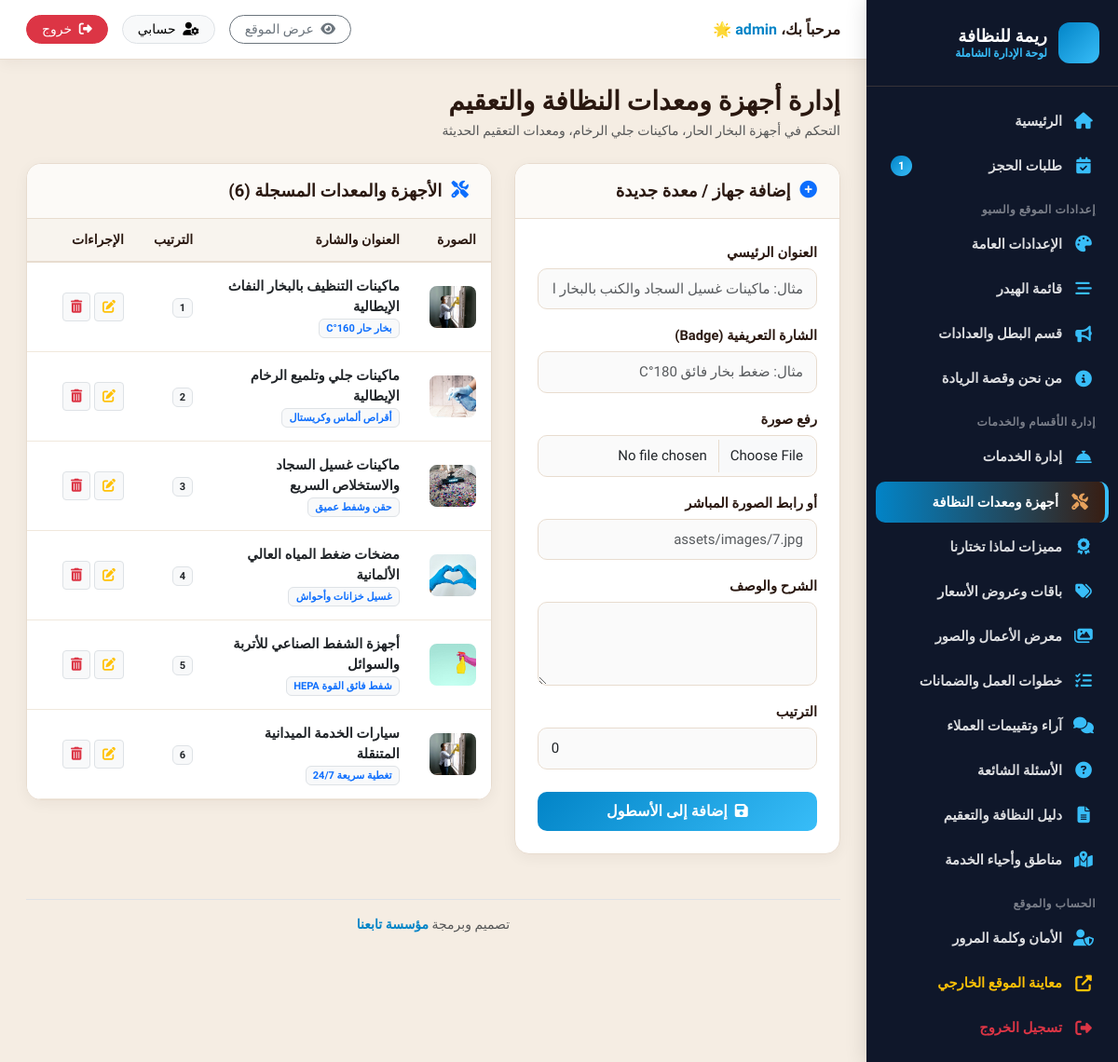
The app's page /admin/fleet.php (signed in), older data.
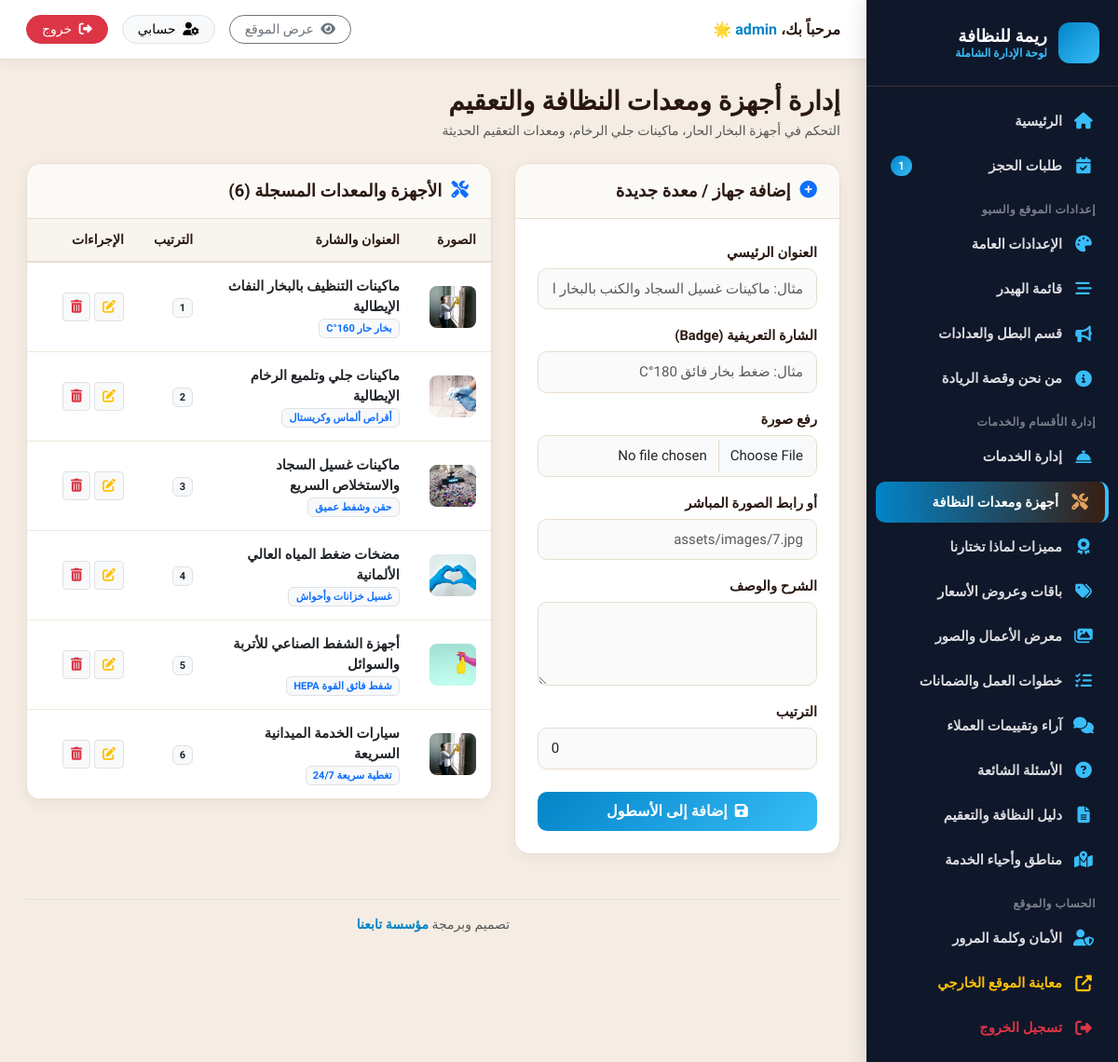
The same page, newer data.
### tables this page shows
CREATE TABLE fleet (
  id INTEGER PRIMARY KEY AUTOINCREMENT,
  title TEXT NOT NULL,
  badge TEXT NOT NULL,
  image TEXT NOT NULL,
  description TEXT NOT NULL,
  sort_order INTEGER DEFAULT 0
);

### includes/functions.php (called while the page is built, shortened)
<?php
function asset_url($path) {
    return SITE_URL . '/' . ltrim($path, '/');
}

### admin/fleet.php (the view, shortened to what this page needs)
<?php
require_once __DIR__ . '/includes/admin_header.php';
$edit_fleet = null;
$fleet = $pdo->query("SELECT * FROM fleet ORDER BY sort_order ASC, id ASC")->fetchAll();
?>
<div class="d-flex align-items-center justify-content-between mb-4">
  <div>
    <h3 class="fw-bold mb-1" style="color:var(--text-dark);">إدارة أجهزة ومعدات النظافة والتعقيم</h3>
    <p class="text-muted small mb-0">التحكم في أجهزة البخار الحار، ماكينات جلي الرخام، ومعدات التعقيم الحديثة</p>
  </div>
</div>
<div class="row g-4">
  <div class="col-lg-5">
    <div class="content-card">
      <div class="content-card-header">
        <h5>
          <i class="fas <?= $edit_fleet ? 'fa-edit text-warning' : 'fa-plus-circle text-primary' ?>"></i>
          <?= $edit_fleet ? 'تعديل الجهاز / المعدة' : 'إضافة جهاز / معدة جديدة' ?>
        </h5>
      </div>
      <div class="content-card-body">
        <form method="POST" action="fleet.php" enctype="multipart/form-data">
          <div class="mb-3">
            <label class="form-label">العنوان الرئيسي</label>
            <input type="text" name="title" class="form-control" value="<?= htmlspecialchars($edit_fleet['title'] ?? '') ?>" required placeholder="مثال: ماكينات غسيل السجاد والكنب بالبخار الحار" />
          </div>
          <div class="mb-3">
            <label class="form-label">الشارة التعريفية (Badge)</label>
            <input type="text" name="badge" class="form-control" value="<?= htmlspecialchars($edit_fleet['badge'] ?? '') ?>" placeholder="مثال: ضغط بخار فائق 180°C" />
          </div>
          <div class="mb-3">
            <label class="form-label">رفع صورة</label>
            <input type="file" name="image_file" class="form-control img-preview-input" data-preview-target="fleetPreview" accept="image/*" />
          </div>
          <div class="mb-3">
            <label class="form-label">أو رابط الصورة المباشر</label>
            <input type="text" name="image_url" class="form-control" value="<?= htmlspecialchars($edit_fleet['image'] ?? '') ?>" placeholder="assets/images/7.jpg" />
          </div>
          <div class="mb-3">
            <label class="form-label">الشرح والوصف</label>
            <textarea name="description" class="form-control" rows="3" required><?= htmlspecialchars($edit_fleet['description'] ?? '') ?></textarea>
          </div>
          <div class="mb-4">
            <label class="form-label">الترتيب</label>
            <input type="number" name="sort_order" class="form-control" value="<?= htmlspecialchars($edit_fleet['sort_order'] ?? 0) ?>" />
          </div>
          <button type="submit" class="btn btn-admin-primary w-100">
            <i class="fas fa-save me-1"></i> <?= $edit_fleet ? 'حفظ التعديل' : 'إضافة إلى الأسطول' ?>
          </button>
        </form>
      </div>
    </div>
  </div>
  <div class="col-lg-7">
    <div class="content-card">
      <div class="content-card-header">
        <h5><i class="fas fa-tools text-primary"></i> الأجهزة والمعدات المسجلة (<?= count($fleet) ?>)</h5>
      </div>
      <div class="content-card-body p-0">
        <div class="table-responsive">
          <table class="table table-hover align-middle mb-0">
            <thead>
              <tr>
                <th width="60">الصورة</th>
                <th>العنوان والشارة</th>
                <th>الترتيب</th>
                <th width="120">الإجراءات</th>
              </tr>
            </thead>
            <tbody>
              <?php foreach ($fleet as $f): ?>
              <tr>
                <td>
                  <img src="<?= htmlspecialchars(asset_url($f['image'])) ?>" alt="" style="width:50px;height:45px;border-radius:8px;object-fit:cover;" />
                </td>
                <td>
                  <strong class="d-block text-dark"><?= htmlspecialchars($f['title']) ?></strong>
                  <span class="badge bg-light text-primary border"><?= htmlspecialchars($f['badge']) ?></span>
                </td>
                <td><span class="badge bg-light text-dark border"><?= $f['sort_order'] ?></span></td>
                <td>
                  <a href="fleet.php?edit_id=<?= $f['id'] ?>" class="btn btn-sm btn-light border" title="تعديل">
                    <i class="fas fa-edit text-warning"></i>
                  </a>
                  <a href="fleet.php?delete_id=<?= $f['id'] ?>" class="btn btn-sm btn-light border confirm-delete" title="حذف">
                    <i class="fas fa-trash-alt text-danger"></i>
                  </a>
                </td>
              </tr>
              <?php endforeach; ?>
            </tbody>
          </table>
        </div>
      </div>
    </div>
  </div>
</div>
<?php require_once __DIR__ . '/includes/admin_footer.php'; ?>

Row changes from the older to the newer data that the page shows:
changed fleet "تغطية سريعة 24/7": title "سيارات الخدمة الميدانية المتنقلة" → "سيارات الخدمة الميدانية السريعة"
